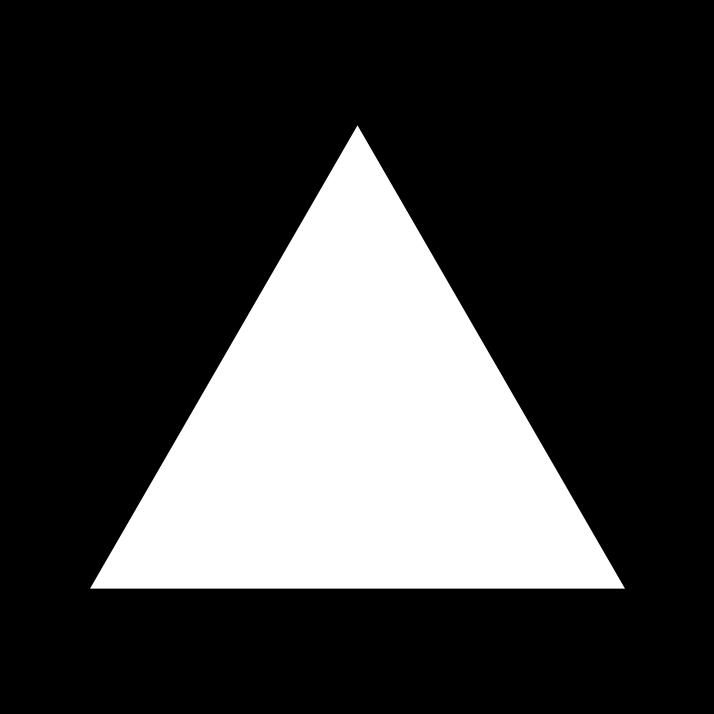
Frame 1 (no input)
Frame 60 (the mouse pressed at the canvas centre just before this capture): identical to frame 1, image omitted
Frame 120 (the mouse held since frame 60 and released just before this capture): identical to frame 1, image omitted

The Processing sketch that drew this single still picture (run headless with seeded random() and noise(); from frame 60 on, the mouse is pressed at the canvas centre):

// Processing sketch: Sierpinskis_triangle
// ── Sierpinskis_triangle.pde
void setup() {

  //int lato1 = 3 * width / 4;

  size(714, 714);
  //stroke(255);
  noStroke();
  //fill(0);
}

int actualmax = 8;
int maxlevel = 1;

void keyPressed() {
  if (maxlevel == actualmax) {
    maxlevel = 1;
  } else {
    maxlevel = maxlevel + 1;
  }
}


void draw() {

  int lato1 = 3 * width / 4;

  background(0);
  sierpinski(width / 2 - lato1 / 2, height / 2 + sin(PI / 3) * lato1 / 2, lato1, 1, maxlevel);
}

void sierpinski(float x, float y, float lato, float lvnow, float lvmax) {

  if (lvnow == lvmax) { //qui
    costruz(x, y, lato);
    //print(lvnow);
  } else {  

    sierpinski(x, y, lato / 2, lvnow + 1, lvmax);
    sierpinski(x + lato / 2, y, lato / 2, lvnow + 1, lvmax);
    sierpinski(x + lato / 4, y - sin(PI / 3) * lato / 2, lato / 2, lvnow + 1, lvmax);
  }
}

void costruz(float x, float y, float lato) {
  triangle(x, y, x + lato / 2, y - sin(PI / 3) * lato, x + lato, y);
}
